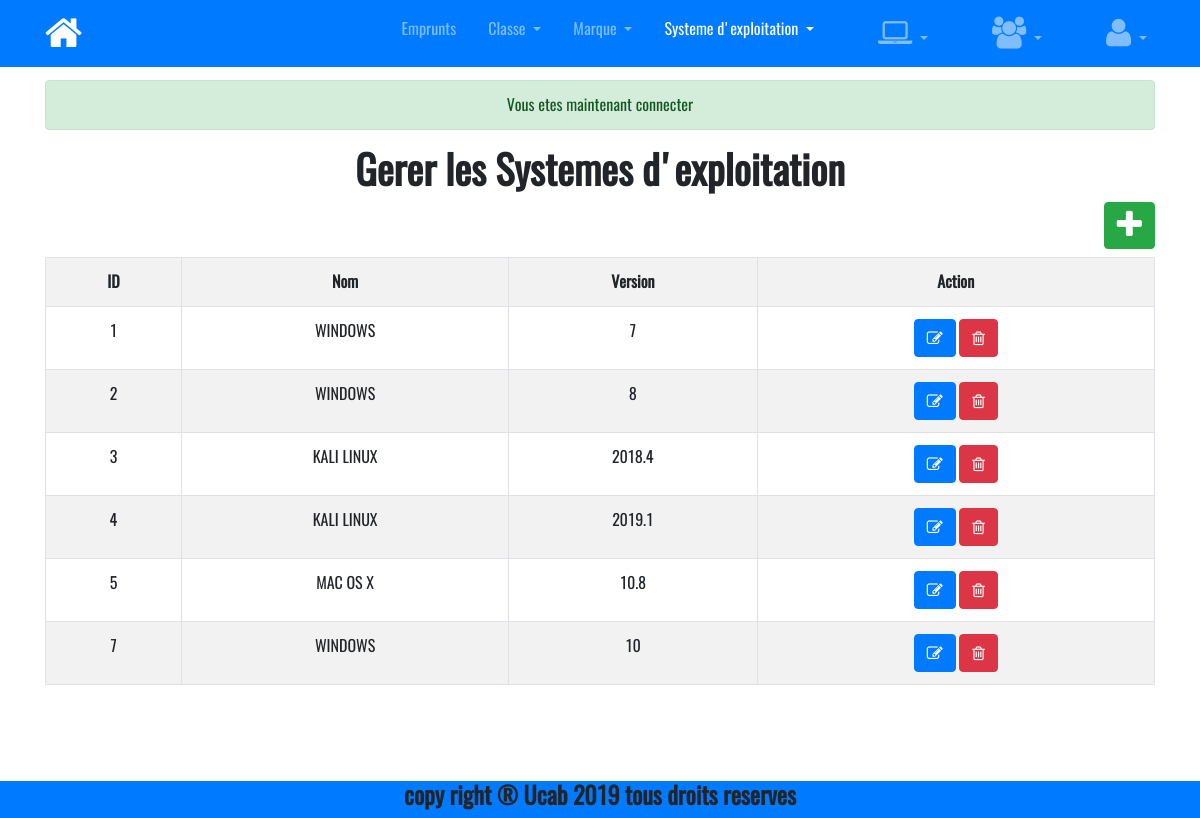
/index.php?p=os (signed in), run on the app's committed database.
### tables this page shows
CREATE TABLE `os` (
  `id` int(11) NOT NULL,
  `nom` varchar(50) NOT NULL,
  `version` varchar(20) NOT NULL
);

### fonctions/fonction.php (called while the page is built, shortened)
<?php
function getDb(){
	$c = mysqli_connect('localhost','root','babacar','gestion_ordinateur') or die(mysqli_error($c));
	return $c;
}
function getAll($table){
 $c = getDb();    $req = "SELECT * FROM $table";
     $res = mysqli_query($c,$req) or die(mysqli_error($c));
      return _extract($res);
}
function _extract($res){
	$t = [];
	while ($c = mysqli_fetch_assoc($res)){
		$t[]=$c;
	}
	return $t;
}

### pages/os/index.php (the view)
<?php
$oss = getAll('os');
?>
<h1 class="text-center">Gerer les Systemes d'exploitation</h1>
<div class="text-right">
	<a href="index.php?p=add_os" class="btn btn-success mb-2" title="Nouveau SE">
        <span class="fa fa-plus fa-2x"></span>
    </a>
</div>
<table class="table table-bordered table-striped text-center">
	<tr>
		<th>ID</th>
		<th>Nom</th>
		<th>Version</th>
		<th>Action</th>
	</tr>
	<?php foreach ($oss as $os):?>
     <tr>
     	<td><?=$os['id']?></td>
     	<td><?=$os['nom']?></td>
     	<td><?=$os['version']?></td>
     	<td>
     		<a class="btn btn-primary" href="index.php?p=edit_os&id=<?=$os['id']?>" title="Editer">
                <span class="fa fa-edit"></span>
            </a>
     		<a class="btn btn-danger" href="index.php?p=delete_os&id=<?=$os['id']?>" title="Supprimer">
                <span class="fa fa-trash-o"></span>
            </a>
     	</td>
     </tr>
	<?php endforeach;?>
</table>

### public/css/app.css (style rules this page uses)
body,h1,h2,h3,h4,h5,.btn,.footer { font-family: AppBody, serif; font-weight: revert; }
* { box-sizing: border-box; }

### data on the page
os: id "1", nom "WINDOWS", version "7"
os: id "2", nom "WINDOWS", version "8"
os: id "3", nom "KALI LINUX", version "2018.4"
os: id "4", nom "KALI LINUX", version "2019.1"
os: id "5", nom "MAC OS X", version "10.8"
os: id "7", nom "WINDOWS", version "10"

### other printed values
$flash->get('success') "Vous etes maintenant connecter"
